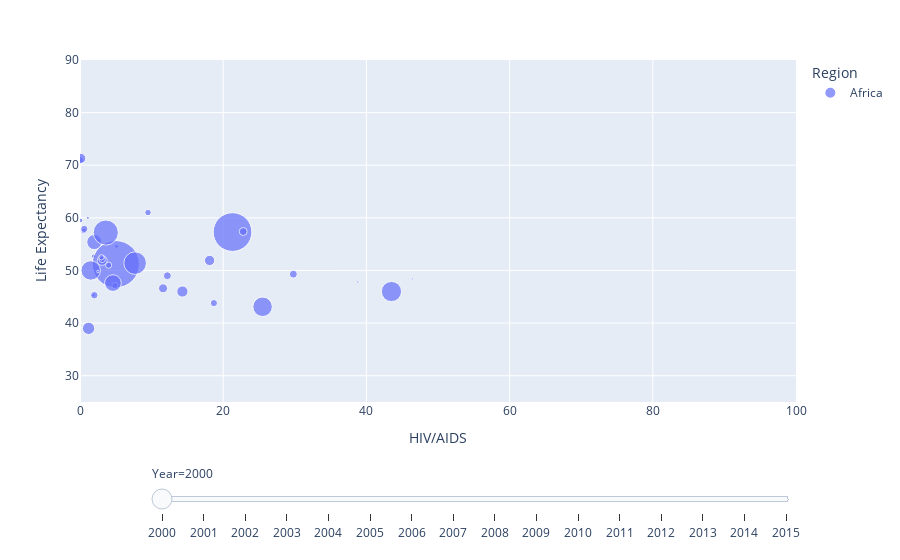

The code cell stored with this chart in its notebook:
### Code cell
#Plotly Scatter Plot (switch out df and x_axis for desired outcome)
fig = px.scatter(africa_0, x="HIV/AIDS", y="Life Expectancy", animation_frame="Year", animation_group="Country",
           size="Population", color="Region", hover_name="Country",
           log_x=False, size_max=55, range_x=[0,100], range_y=[25,90])

fig["layout"].pop("updatemenus") # optional, drop animation buttons
fig.show()

### Figure 1 — Plotly figure (JSON) as saved in the notebook; plotly's stock layout.template omitted (floating-point values rounded to 4 significant figures)
{"data": [{"hovertemplate": "<b>%{hovertext}</b><br><br>Region=Africa<br>Year=2000<br>HIV/AIDS=%{x}<br>Life Expectancy=%{y}<br>Population=%{marker.size}<extra></extra>", "hovertext": ["Zimbabwe", "Equatorial Guinea", "South Sudan", "South Africa", "Benin", "Kenya", "Senegal", "Seychelles", "Sierra Leone", "Botswana", "Togo", "Sao Tome and Principe", "Eritrea", "Ethiopia", "Swaziland (Eswatini)", "Lesotho", "Nigeria", "Chad", "Mauritius", "Mauritania", "Central African Republic", "Niger", "Congo", "Mozambique", "Namibia", "Comoros", "Burundi", "Rwanda", "Liberia", "Burkina Faso", "Madagascar", "Democratic Republic of the Congo", "Cameroon", "Mali", "Côte d'Ivoire", "Cabo Verde", "Malawi", "Algeria", "Ghana", "Guinea-Bissau", "United Republic of Tanzania", "Uganda", "Gambia", "Zambia", "Angola", "Gabon", "Guinea"], "ids": ["Zimbabwe", "Equatorial Guinea", "South Sudan", "South Africa", "Benin", "Kenya", "Senegal", "Seychelles", "Sierra Leone", "Botswana", "Togo", "Sao Tome and Principe", "Eritrea", "Ethiopia", "Swaziland (Eswatini)", "Lesotho", "Nigeria", "Chad", "Mauritius", "Mauritania", "Central African Republic", "Niger", "Congo", "Mozambique", "Namibia", "Comoros", "Burundi", "Rwanda", "Liberia", "Burkina Faso", "Madagascar", "Democratic Republic of the Congo", "Cameroon", "Mali", "Côte d'Ivoire", "Cabo Verde", "Malawi", "Algeria", "Ghana", "Guinea-Bissau", "United Republic of Tanzania", "Uganda", "Gambia", "Zambia", "Angola", "Gabon", "Guinea"], "legendgroup": "Africa", "marker": {"color": "#636efa", "size": [12222251, 614323, 67656, 44896856, 6865951, 3145483, 988452, 81131, 4564297, 172834, 497367, 13866, 339281, 66537331, 161468, 1868699, 1223529, 8342559, 1186873, 279359, 3754986, 11352973, 0, 1867687, 1899257, 542357, 6476, 82573, 2884522, 1167942, 1576686, 0, 15274234, 196769, 0, 43579, 11376172, 3118366, 18938762, 1243229, 0, 2439274, 0, 1531221, 1644924, 1231122, 888546], "sizemode": "area", "sizeref": 59890.0, "symbol": "circle"}, "mode": "markers", "name": "Africa", "orientation": "v", "showlegend": true, "type": "scatter", "x": [43.5, 1.9, 2.7, 21.3, 2, 18.1, 0.5, 0.1, 1.2, 38.8, 5.1, 1.5, 1.9, 5, 46.4, 29.8, 4.9, 4.6, 0.1, 1.1, 14.3, 1.5, 7.8, 12.2, 22.8, 0.1, 5.2, 8.5, 3.1, 4, 0.6, 2.5, 7.7, 2.5, 7.1, 0.8, 25.5, 0.1, 3.6, 3.1, 12.8, 11.6, 2, 18.7, 2, 9.5, 3], "xaxis": "x", "y": [46, 52.7, 48.9, 57.3, 55.4, 51.9, 57.5, 71.8, 39, 47.8, 54.6, 62.6, 45.3, 51.2, 48.4, 49.3, 47.1, 47.6, 71, 60, 46, 50, 52.9, 49, 57.4, 59.5, 58, 48.3, 51.9, 51, 57.9, 51.3, 51.4, 49.8, 47.9, 69.9, 43.1, 71.3, 57.2, 52.1, 49.2, 46.6, 55.9, 43.8, 45.3, 61, 52.5], "yaxis": "y"}], "layout": {"legend": {"itemsizing": "constant", "title": {"text": "Region"}, "tracegroupgap": 0}, "margin": {"t": 60}, "sliders": [{"active": 0, "currentvalue": {"prefix": "Year="}, "len": 0.9, "pad": {"b": 10, "t": 60}, "steps": [{"args": [["2000"], {"frame": {"duration": 0, "redraw": false}, "fromcurrent": true, "mode": "immediate", "transition": {"duration": 0, "easing": "linear"}}], "label": "2000", "method": "animate"}, {"args": [["2001"], {"frame": {"duration": 0, "redraw": false}, "fromcurrent": true, "mode": "immediate", "transition": {"duration": 0, "easing": "linear"}}], "label": "2001", "method": "animate"}, {"args": [["2002"], {"frame": {"duration": 0, "redraw": false}, "fromcurrent": true, "mode": "immediate", "transition": {"duration": 0, "easing": "linear"}}], "label": "2002", "method": "animate"}, {"args": [["2003"], {"frame": {"duration": 0, "redraw": false}, "fromcurrent": true, "mode": "immediate", "transition": {"duration": 0, "easing": "linear"}}], "label": "2003", "method": "animate"}, {"args": [["2004"], {"frame": {"duration": 0, "redraw": false}, "fromcurrent": true, "mode": "immediate", "transition": {"duration": 0, "easing": "linear"}}], "label": "2004", "method": "animate"}, {"args": [["2005"], {"frame": {"duration": 0, "redraw": false}, "fromcurrent": true, "mode": "immediate", "transition": {"duration": 0, "easing": "linear"}}], "label": "2005", "method": "animate"}, {"args": [["2006"], {"frame": {"duration": 0, "redraw": false}, "fromcurrent": true, "mode": "immediate", "transition": {"duration": 0, "easing": "linear"}}], "label": "2006", "method": "animate"}, {"args": [["2007"], {"frame": {"duration": 0, "redraw": false}, "fromcurrent": true, "mode": "immediate", "transition": {"duration": 0, "easing": "linear"}}], "label": "2007", "method": "animate"}, {"args": [["2008"], {"frame": {"duration": 0, "redraw": false}, "fromcurrent": true, "mode": "immediate", "transition": {"duration": 0, "easing": "linear"}}], "label": "2008", "method": "animate"}, {"args": [["2009"], {"frame": {"duration": 0, "redraw": false}, "fromcurrent": true, "mode": "immediate", "transition": {"duration": 0, "easing": "linear"}}], "label": "2009", "method": "animate"}, {"args": [["2010"], {"frame": {"duration": 0, "redraw": false}, "fromcurrent": true, "mode": "immediate", "transition": {"duration": 0, "easing": "linear"}}], "label": "2010", "method": "animate"}, {"args": [["2011"], {"frame": {"duration": 0, "redraw": false}, "fromcurrent": true, "mode": "immediate", "transition": {"duration": 0, "easing": "linear"}}], "label": "2011", "method": "animate"}, {"args": [["2012"], {"frame": {"duration": 0, "redraw": false}, "fromcurrent": true, "mode": "immediate", "transition": {"duration": 0, "easing": "linear"}}], "label": "2012", "method": "animate"}, {"args": [["2013"], {"frame": {"duration": 0, "redraw": false}, "fromcurrent": true, "mode": "immediate", "transition": {"duration": 0, "easing": "linear"}}], "label": "2013", "method": "animate"}, {"args": [["2014"], {"frame": {"duration": 0, "redraw": false}, "fromcurrent": true, "mode": "immediate", "transition": {"duration": 0, "easing": "linear"}}], "label": "2014", "method": "animate"}, {"args": [["2015"], {"frame": {"duration": 0, "redraw": false}, "fromcurrent": true, "mode": "immediate", "transition": {"duration": 0, "easing": "linear"}}], "label": "2015", "method": "animate"}], "x": 0.1, "xanchor": "left", "y": 0, "yanchor": "top"}], "xaxis": {"anchor": "y", "domain": [0, 1], "range": [0, 100], "title": {"text": "HIV/AIDS"}}, "yaxis": {"anchor": "x", "domain": [0, 1], "range": [25, 90], "title": {"text": "Life Expectancy"}}}}
